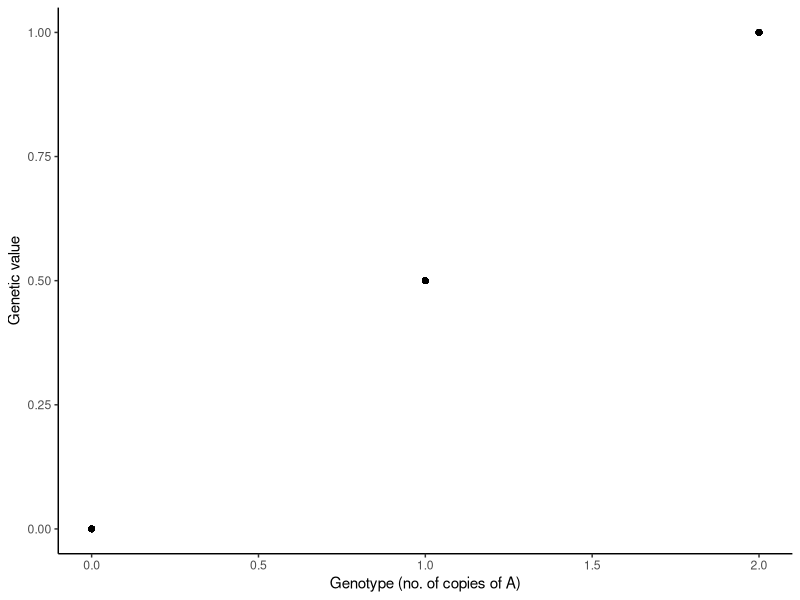
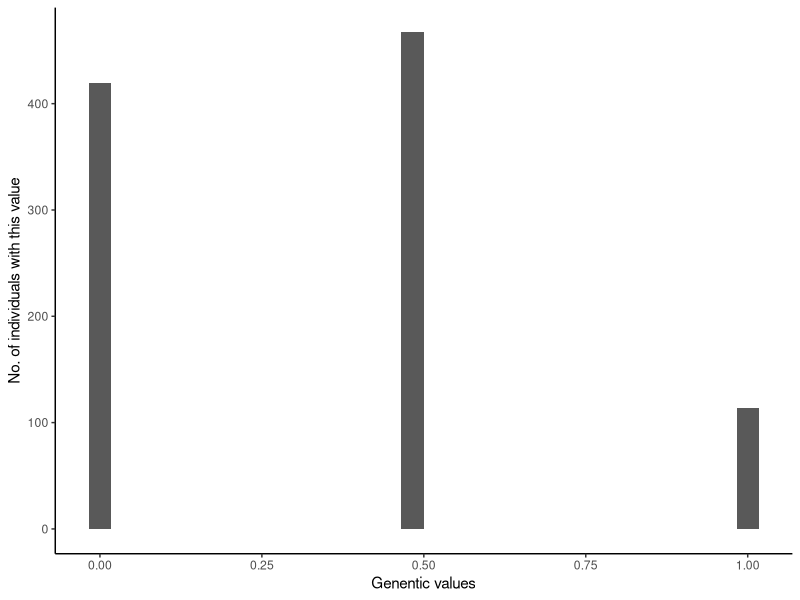
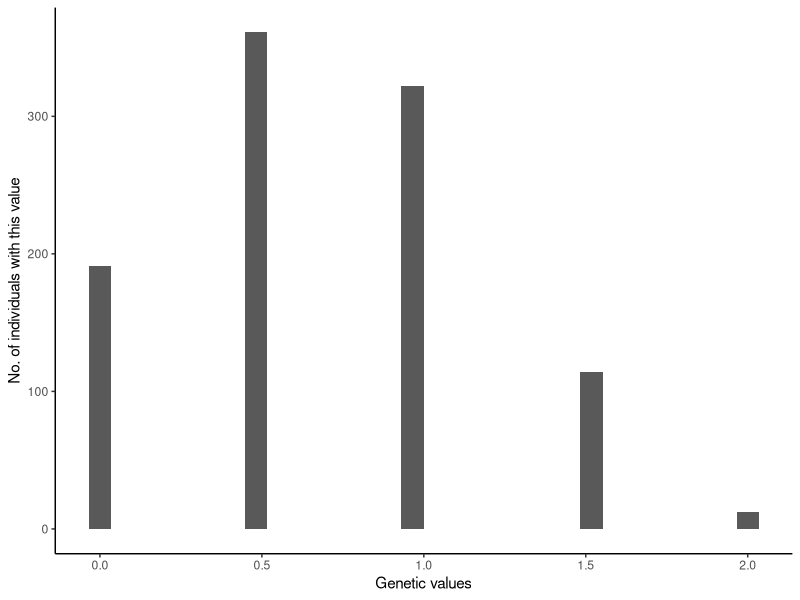
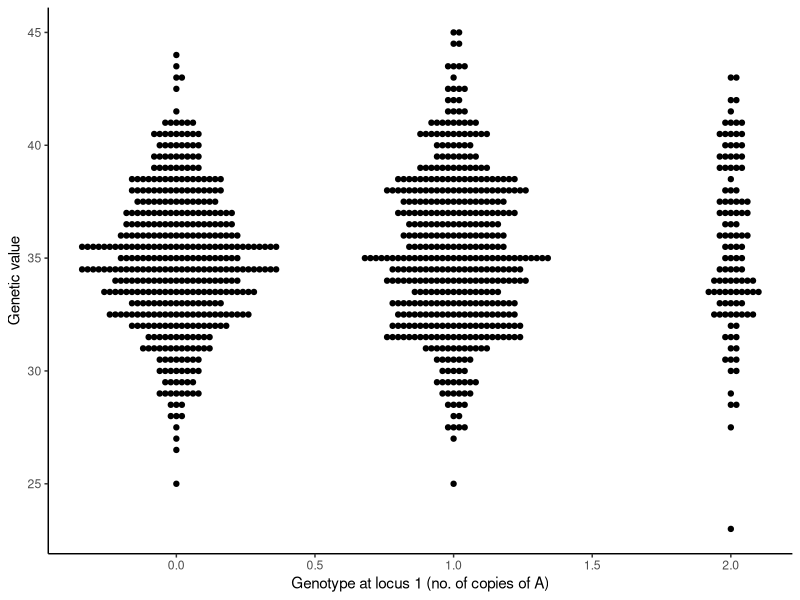
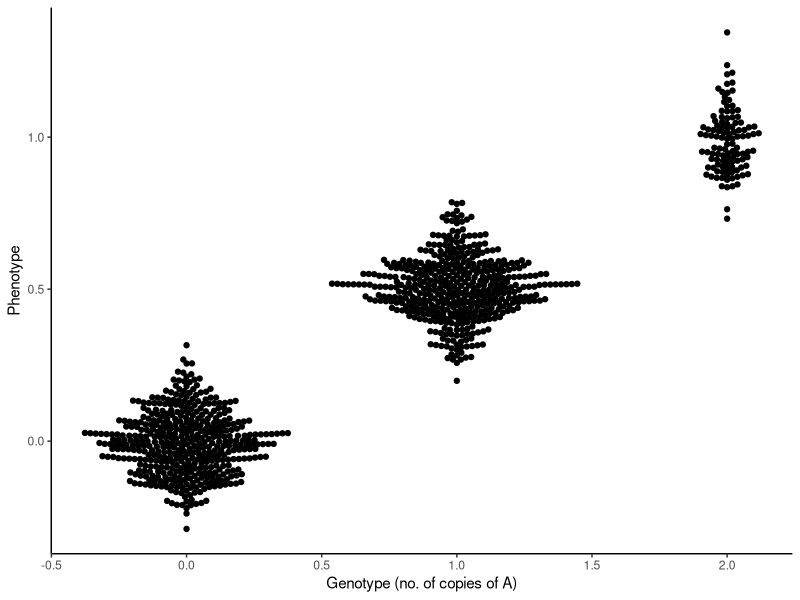
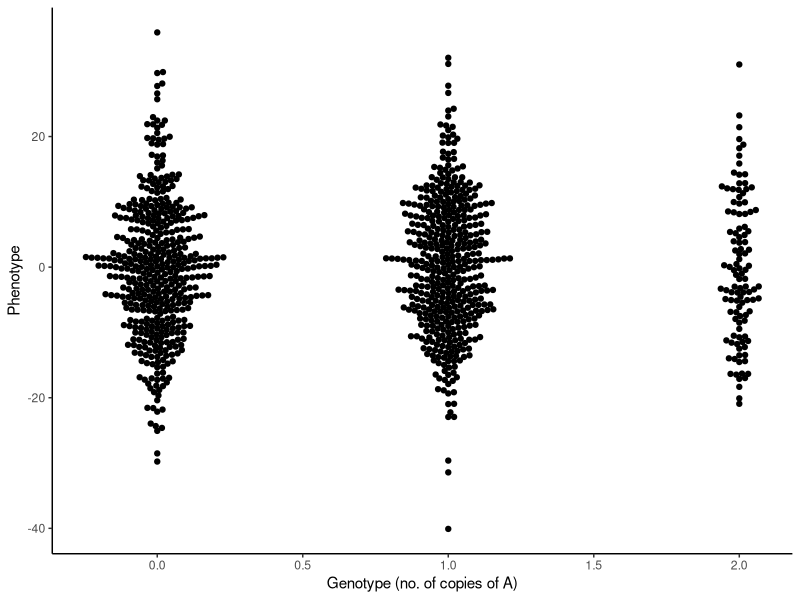
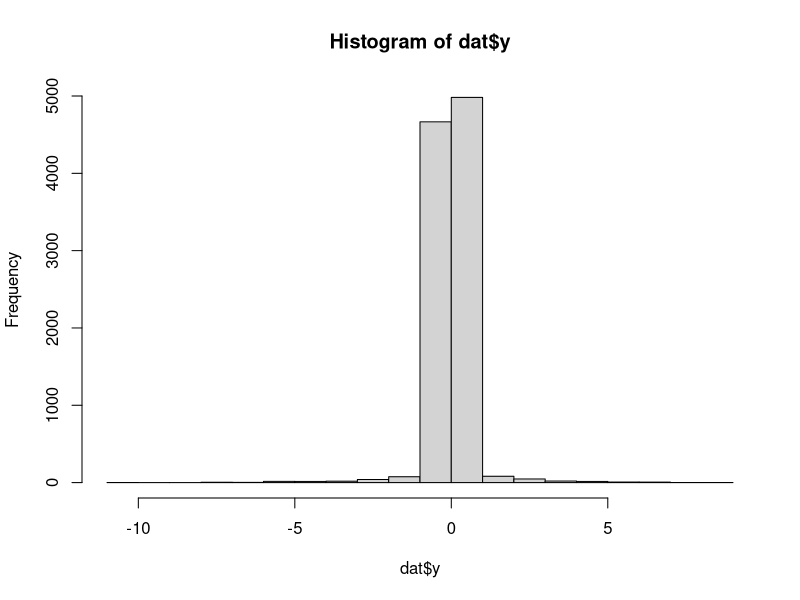

Write the R code that produced these figures, in order.
## ---- chunk 1
knitr::opts_chunk$set(echo = TRUE)

library(ggplot2)
library(ggbeeswarm)

## ---- chunk 2

#First simulate some genotypes for 1,000 individuals at this one locus
#Assume that the frequency of the A allele is 0.35
f = 0.35
ninds=1000
dat = data.frame(x = rbinom(n = ninds, size = 2, prob = f))

#Now calculate the genetic value of each individual
dat$g = NA
#give individuals who have 0 copies of the A allele a value of 0, 
#individuals with 1 copy a value of 0.5 and 
#individuals with 2 copies a value of 1
dat$g[dat$x == 0] = 0 
dat$g[dat$x == 1] = 0.5 
dat$g[dat$x == 2] = 1

#can you think of a more efficient way to do this?

#Take a look at the distribution of these genotypes
ggplot(dat) + 
  geom_point(aes(x = x, y = g))+
  theme_classic()+
  labs(x = "Genotype (no. of copies of A)", 
       y = "Genetic value")


## ---- chunk 3

ggplot(dat) + 
  geom_histogram(aes(x = g))+
  theme_classic()+
  labs(x = "Genentic values", 
       y = "No. of individuals with this value")


## ---- chunk 4

#code here

## ---- chunk 5

#Let's create empty tables to store our data in.
#This type of table is called matrix.
nloci = 2
x = matrix(NA, nrow = ninds, ncol = nloci) 

#simulate the genetic values from 2 loci
for(i in 1:nloci){
  x[, i] = rbinom(n = ninds, size = 2, prob = f)
}

#effect size = 0.5
b = .5
dat = data.frame(g = apply(x*b, 1, sum))

ggplot(dat)+
  geom_histogram(aes(g))+
  theme_classic()+
  labs(x = "Genetic values",
       y = "No. of individuals with this value")
  

## ---- chunk 6

#code here

## ---- chunk 7

#code here

## ---- chunk 8

#Let's create empty tables to store our data in.
#This type of table is called matrix.
nloci = 100
x = matrix(NA, nrow = ninds, ncol = nloci) 

#simulate the genetic values from 2 loci
for(i in 1:nloci){
  x[, i] = rbinom(n = ninds, size = 2, prob = f)
}

#effect size = 0.5
b = .5
dat = data.frame(ncopies = x[,1], 
                  g = apply(x*b, 1, sum))

ggplot(dat) + 
  geom_beeswarm(aes(x = ncopies, y = g))+
  theme_classic()+
  labs(x = "Genotype at locus 1 (no. of copies of A)", 
       y = "Genetic value")



## ---- chunk 9

#code here

## ---- chunk 10


#First simulate some genotypes for 1,000 individuals at this one locus
#Assume that the frequency of the A allele is 0.35
f = 0.35
nind = 1000
dat = data.frame(x = rbinom(n = ninds, size = 2, prob = f))

#Now calculate the genetic value of each individual
dat$g = NA
#give individuals who have 0 copies of the A allele a value of 0, 
#individuals with 1 copy a value of 0.5 and 
#individuals with 2 copies a value of 1
dat$g[dat$x == 0] = 0 
dat$g[dat$x == 1] = 0.5 
dat$g[dat$x == 2] = 1

#add some small environmental effect
dat$e = rnorm(ninds, mean = 0, sd = 0.1)
dat$y = dat$g + dat$e
  
#Take a look at the distribution of these genotypes
ggplot(dat) + 
  geom_beeswarm(aes(x = x, y = y))+
  theme_classic()+
  labs(x = "Genotype (no. of copies of A)", 
       y = "Phenotype")


## ---- chunk 11

vp = var(dat$y) ## phenotypic variance
vg = var(dat$g) ## genetic variance

# proportion of phenotypic variance due to genetic variation
h2 = vg/vp 

paste("Phenotypic variance:", round(vp, 3))
paste("Genetic variance:", round(vg, 3))
paste("Heritability:", round(h2, 3))

## ---- chunk 12

#add some small environmental effect
dat$e = rnorm(ninds, mean = 0, sd = 10)
dat$y = dat$g + dat$e

vp = var(dat$y) ## phenotypic variance
vg = var(dat$g) ## genetic variance

# proportion of phenotypic variance due to genetic variation
h2 = vg/vp 

paste("Phenotypic variance:", round(vp, 3))
paste("Genetic variance:", round(vg, 3))
paste("Heritability:", round(h2, 3))


## ---- chunk 13
  
#Take a look at the distribution of these genotypes
ggplot(dat) + 
  geom_beeswarm(aes(x = x, y = y))+
  theme_classic()+
  labs(x = "Genotype (no. of copies of A)", 
       y = "Phenotype")

## ---- chunk 14

#code here

## ---- chunk 15

f = 0.5
ninds = 1e4    
nloci = 100
ncausal = 5
x = matrix(NA, nrow = ninds, ncol = nloci) 

#simulate the genotypes from 2 loci
for(i in 1:nloci){
  x[, i] = rbinom(n = ninds, size = 2, prob = f)
}

#standardize genotypes so they all have variance of 1 
x = apply(x, 2, scale)

#create a vector of 0 effect sizes
b = rep(0, nloci)

#select 5 of them at random to be 'causal'
ix = sample(c(1:100), ncausal, replace = FALSE)
#give them effect sizes - ignore how we get these
b[ix] = rnorm(ncausal, 0, sqrt(0.9/ncausal))

#calculate genetic values and add environmental noise
dat = data.frame(g = apply(x*b, 1, sum))
dat$e = rnorm(ninds, mean = 0, sd = sqrt(0.1))
dat$y = dat$g + dat$e

hist(dat$y)

## ---- chunk 16

b_hat = matrix(NA, nrow = 100, ncol = 2)
for(i in 1:100){
  l1 = lm(dat$y ~ x[,i])
  b_hat[i,1] = summary(l1)$coefficients[2,1]
  b_hat[i,2] = summary(l1)$coefficients[2,4]
}

#define p-value threshold to call a locus significantly associated with the trait
pthresh = 0.05/100

#which loci reach this threshold?
which(b_hat[,2] < pthresh)

## ---- chunk 17

#code here

